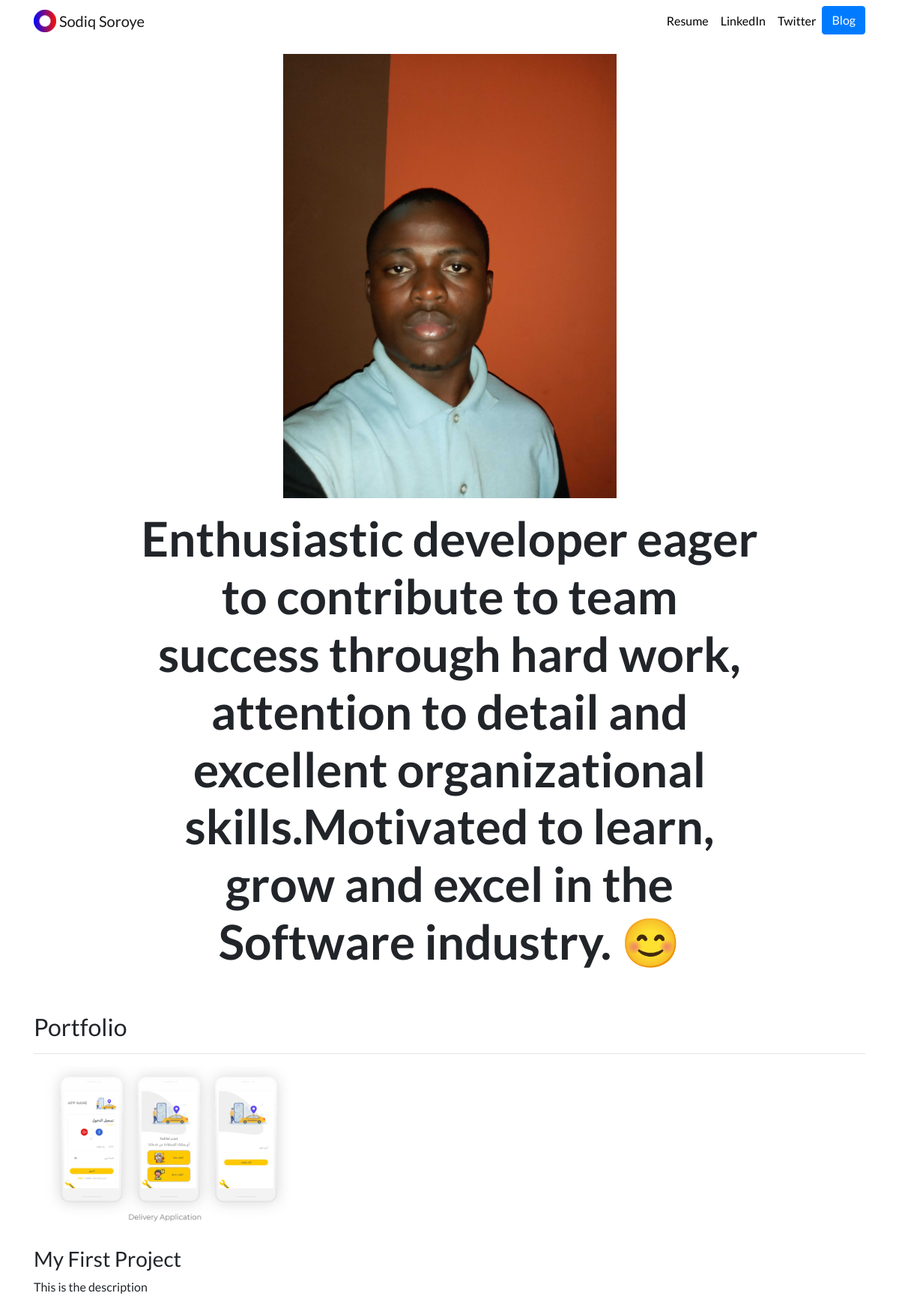
Before: / with the older database file.
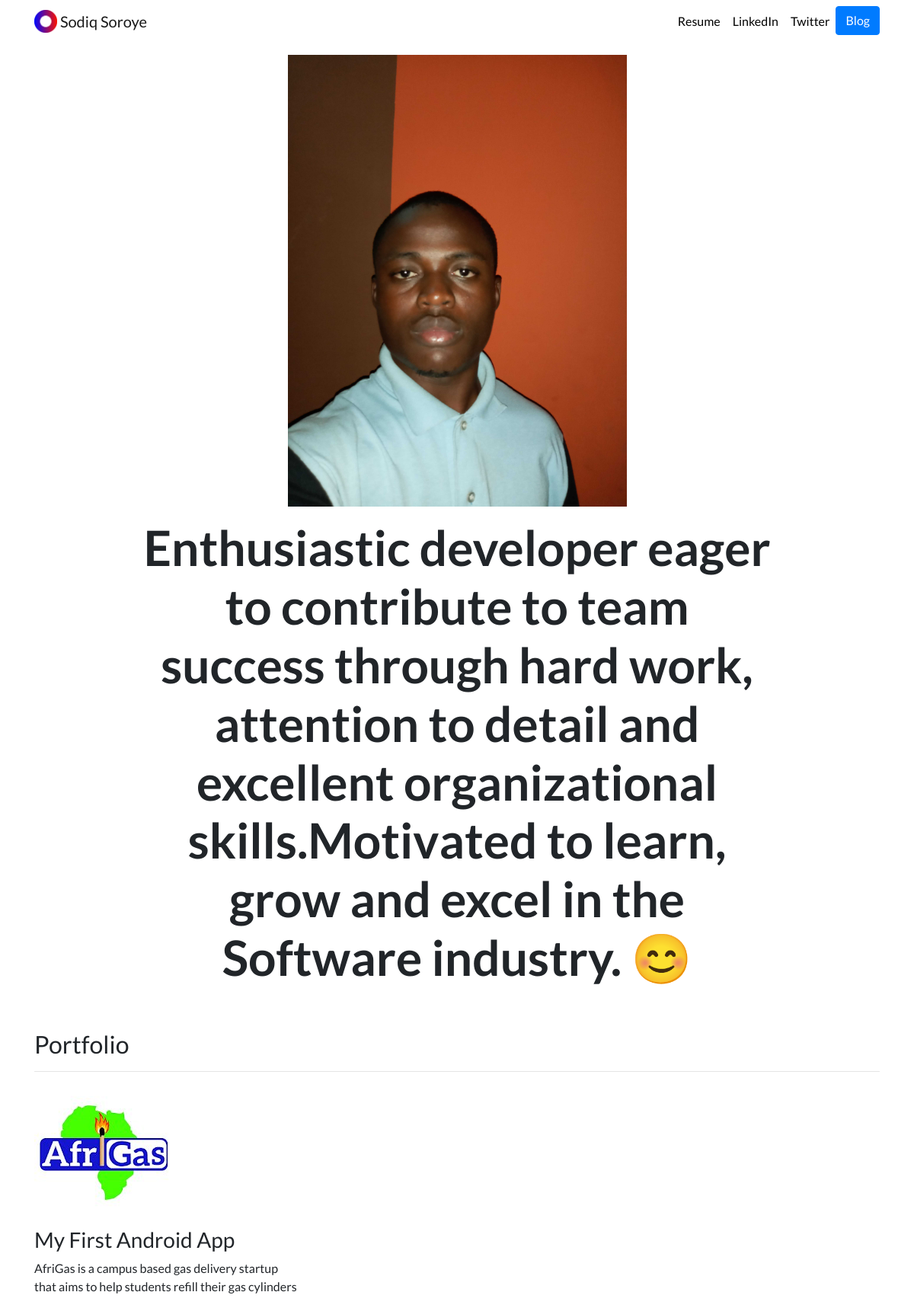
After: the same page with the newer database file.
### portfolio/models.py (models this page shows, shortened)
class Project(models.Model):
	title = models.CharField(max_length = 100)
	description = models.CharField(max_length = 100)
	image = models.ImageField(upload_to='portfolio/images/')
	url = models.URLField(blank=True)

### portfolio/views.py (the view)
# urls.py: 2. Add a URL to urlpatterns:  path('', views.home, name='home')
def home(request):
	projects = Project.objects.all()
	return render(request, 'portfolio/home.html', {'projects':projects})

### portfolio/templates/portfolio/home.html
{% extends "portfolio/base.html" %}
{% load static %}
{% block content %}
<div class="row justify-content-center my-3">
  <div class="col-5">
    <img src="{% static 'portfolio/profile_picture.jpg' %}" class="img-fluid">
  </div>
</div>
<div class="row justify-content-center mb-3">
  <div class="col-md-9 text-center">
    <h1 id="hometext" class="font-weight-bold">Enthusiastic developer eager to contribute to team success through
hard work, attention to detail and excellent organizational skills.Motivated to learn, grow and excel in the Software
industry. 😊</h1>
  </div>
</div>
<h2 class="mt-5">Portfolio</h2>
<hr>
<div class="row">
  	{% for project in projects %}
  <div class="col-lg-4 col-md-6">
  	{% if project.url %}
    <a href="{{ project.url }}">
      <img src="{{ project.image.url }}" class="img-fluid mb-2">
    </a>
    {% else %}
    <img src="{{ project.image.url }}" class="img-fluid mb-2">
    {% endif %}
    <h3>{{ project.title }}</h3>
    <p>{{ project.description }}</p>
  	</div>
  	{% endfor %}
</div>
{% endblock %}

### portfolio/templates/portfolio/base.html (shortened to what this page needs)
{% load static %}
<!doctype html>
<html lang="en">
<head>
  <link rel="stylesheet" href="https://stackpath.bootstrapcdn.com/bootstrap/4.4.1/css/bootstrap.min.css">
  <link rel="stylesheet" href="{% static 'portfolio/custom.css' %}">
</head>
<body>
  <nav id="topNav" class="navbar navbar-expand-md navbar-light">
    <div class="container">
      <a class="navbar-brand" href="{% url 'home' %}">
        <img src="{% static 'portfolio/Logo.png' %}" width="30" height="30" class="d-inline-block align-top" alt="Sodiq's Logo">
        <span>Sodiq Soroye</span>
      </a>
      <div class="collapse navbar-collapse text-center" id="navbarNav">
        <ul class="navbar-nav ml-auto">
          <li class="nav-item">
            <a class="nav-link" href="{% static 'portfolio/my_cv_new.pdf' %}">Resume</a>
          </li>
          <li class="nav-item">
            <a class="nav-link" href="https://linkedin.com/in/sodiqsoroye" target="_blank">LinkedIn</a>
          </li>
          <li class="nav-item">
            <a class="nav-link" href="https://twitter.com/SoroyeSodiq" target="_blank">Twitter</a>
          </li>
          <li>
            <a role="button" href="{% url 'blog:all_blogs' %}" class="btn btn-primary">Blog</a>
          </li>
        </ul>
      </div>
    </div>
  </nav>
  <div class="container">
    {% block content %}{% endblock %}
  </div>
</body>
</html>

### portfolio/static/portfolio/custom.css (style rules this page uses)
.navbar-nav .nav-link { color: rgba(0,0,0,1) !important; }
body { font-family: 'Lato', sans-serif; }
@media (min-width: 992px) { #hometext { font-size: 4rem; } }

Changed rows visible on the page:
changed Project: image: picture added; title "My First Project" → "My First Android App"; description "This is the description" → "AfriGas is a campus based gas delivery startup that aims to help students refill their gas cylinders"; image: picture removed
